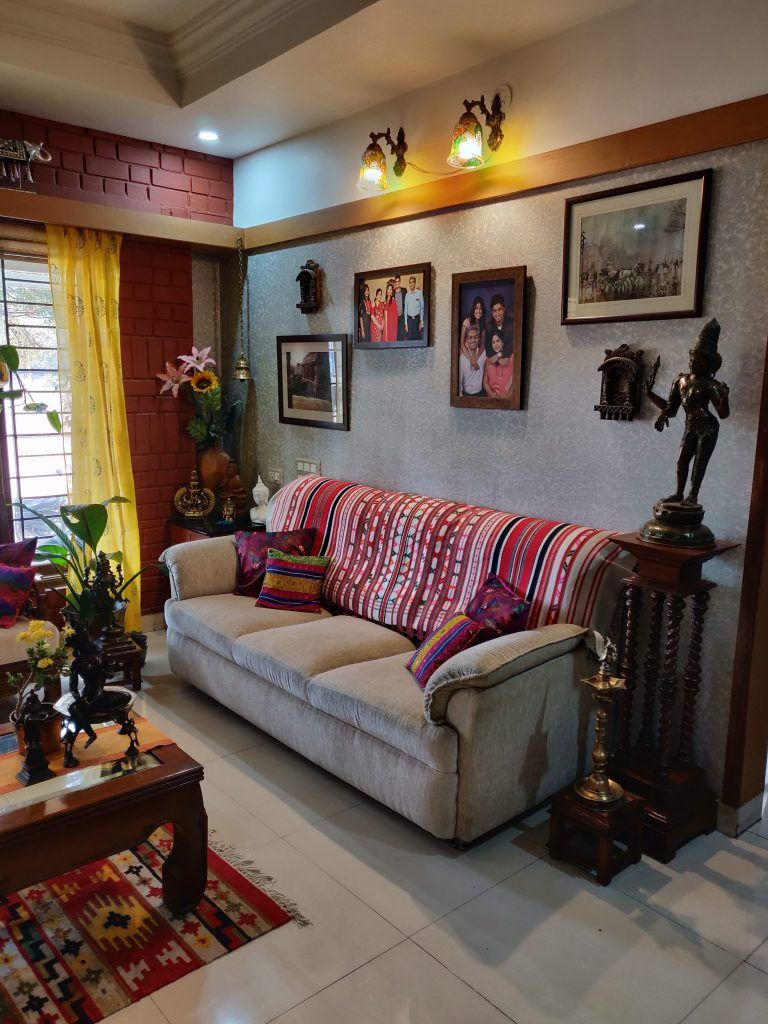
#> input picture house img.jpg, 768 x 1024 px, found by its file name
$ jupyter execute --allow-errors Segment_Anything_Model_Implementation.ipynb
#> lines starting #> are read from the running program, lines starting #| are printed output that depends on the picture
#**USING META'S "SEGMENT ANYTHING" MODEL TO CHANGE THE FLOORING OF THE HOUSE**

#**INSTALLING THE REQUIREMENTS**

[cell 1]
#pip install segment-anything opencv-python pillow numpy

#**LOADING THE MODEL'S WEIGHTS**

[cell 2]
import cv2
import numpy as np
from segment_anything import SamAutomaticMaskGenerator, sam_model_registry
from PIL import Image

# Load the image
image_path = "/content/house img.jpg"
image = cv2.imread(image_path)
#> image is the input picture: shape (1024, 768, 3); mean B, G, R 77.9, 88.9, 106.7

# Convert the loaded image to RGB
image_rgb = cv2.cvtColor(image, cv2.COLOR_BGR2RGB)


# Loading SAM model's weight file
sam_checkpoint = "/content/sam_vit_b_01ec64.pth"
model_type = "vit_b"
#> (the rest of this cell did not finish here and is left out)

#**GENERATING THE MASK FOR THE IMAGE**

#> (a cell that did not finish here is left out)

#**APPLYING A NEW FLOORING TEXTURE TO A SEGMENTED AREA IN AN IMAGE**

[cell 4]
# Load and resize the new flooring texture
new_floor_texture = Image.open("/content/flooring.jpeg")
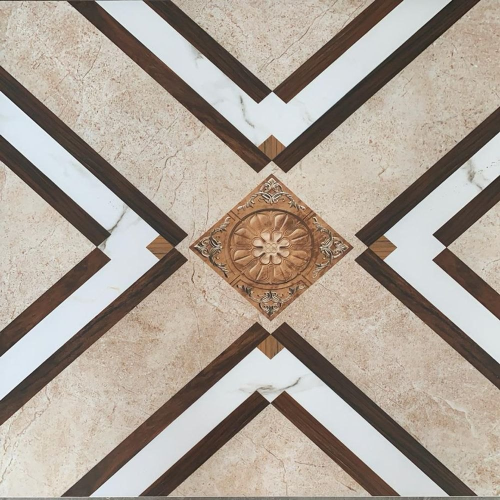
#> input picture flooring.jpeg, 1000 x 1000 px, found by its file name (shown at 1/2 size)
#> new_floor_texture is the input picture: PIL image 1000x1000 RGB; mean R, G, B 172.8, 162.4, 151.6
new_floor_texture = new_floor_texture.resize((image.shape[1], image.shape[0]))
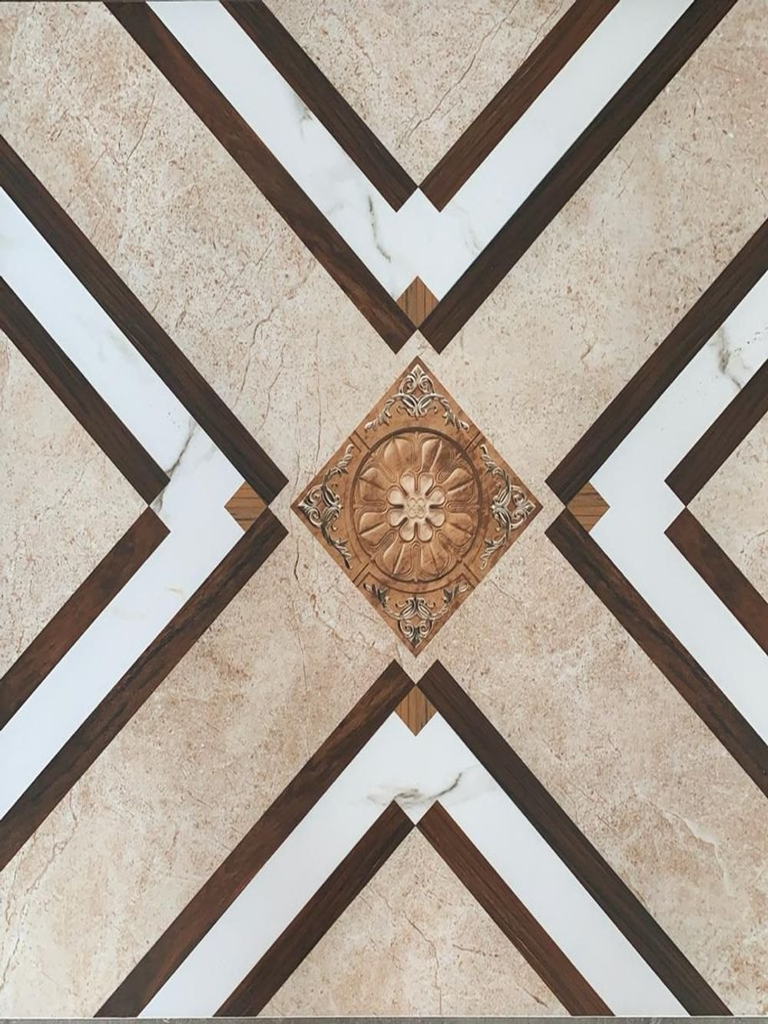
#> new_floor_texture: PIL image 768x1024 RGB; mean R, G, B 172.8, 162.4, 151.6

# Convert to NumPy array
new_floor_texture = np.array(new_floor_texture)

# Ensure the texture is applied only where the mask is white
#> (the rest of this cell did not finish here and is left out)
